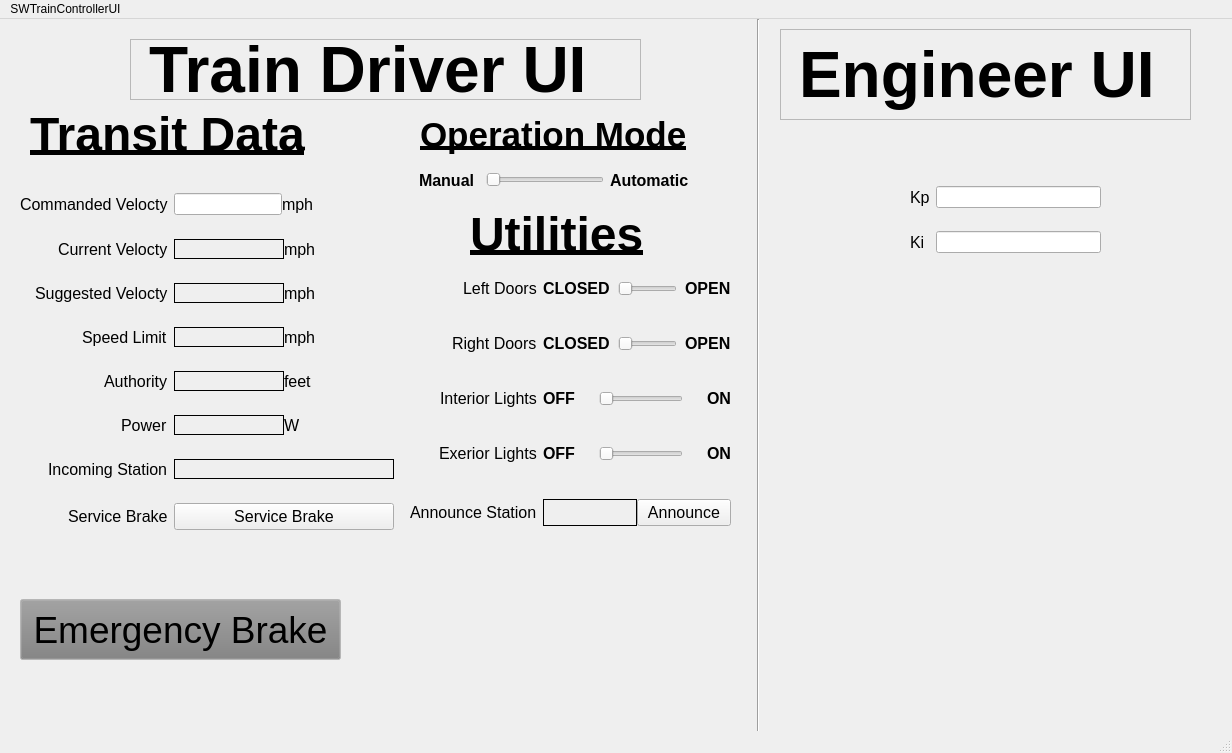
<?xml version="1.0" encoding="UTF-8"?>
<ui version="4.0">
 <class>UISWTrainController</class>
 <widget class="QMainWindow" name="UISWTrainController">
  <property name="geometry">
   <rect>
    <x>0</x>
    <y>0</y>
    <width>1232</width>
    <height>753</height>
   </rect>
  </property>
  <property name="windowTitle">
   <string>UISWTrainController</string>
  </property>
  <widget class="QWidget" name="centralwidget">
   <widget class="QWidget" name="formLayoutWidget">
    <property name="geometry">
     <rect>
      <x>20</x>
      <y>174</y>
      <width>374</width>
      <height>371</height>
     </rect>
    </property>
    <layout class="QFormLayout" name="formLayout">
     <property name="labelAlignment">
      <set>Qt::AlignRight|Qt::AlignTrailing|Qt::AlignVCenter</set>
     </property>
     <property name="horizontalSpacing">
      <number>6</number>
     </property>
     <property name="verticalSpacing">
      <number>24</number>
     </property>
     <property name="leftMargin">
      <number>0</number>
     </property>
     <property name="topMargin">
      <number>0</number>
     </property>
     <property name="rightMargin">
      <number>0</number>
     </property>
     <property name="bottomMargin">
      <number>0</number>
     </property>
     <item row="0" column="0">
      <widget class="QLabel" name="commandedVelocityLabel">
       <property name="font">
        <font>
         <pointsize>12</pointsize>
        </font>
       </property>
       <property name="text">
        <string>Commanded Velocty</string>
       </property>
      </widget>
     </item>
     <item row="0" column="1">
      <layout class="QHBoxLayout" name="horizontalLayout">
       <property name="spacing">
        <number>0</number>
       </property>
       <property name="rightMargin">
        <number>80</number>
       </property>
       <item>
        <widget class="QLineEdit" name="commandeVelocity">
         <property name="text">
          <string/>
         </property>
        </widget>
       </item>
       <item>
        <widget class="QLabel" name="label">
         <property name="font">
          <font>
           <pointsize>12</pointsize>
          </font>
         </property>
         <property name="text">
          <string>mph</string>
         </property>
        </widget>
       </item>
      </layout>
     </item>
     <item row="1" column="0">
      <widget class="QLabel" name="currentyVelcotyLabel">
       <property name="font">
        <font>
         <pointsize>12</pointsize>
        </font>
       </property>
       <property name="text">
        <string>Current Velocty</string>
       </property>
      </widget>
     </item>
     <item row="1" column="1">
      <layout class="QHBoxLayout" name="horizontalLayout_2">
       <item>
        <widget class="QLabel" name="currentVelocity">
         <property name="font">
          <font>
           <pointsize>12</pointsize>
          </font>
         </property>
         <property name="frameShape">
          <enum>QFrame::Box</enum>
         </property>
         <property name="text">
          <string/>
         </property>
        </widget>
       </item>
       <item>
        <widget class="QLabel" name="label_2">
         <property name="font">
          <font>
           <pointsize>12</pointsize>
          </font>
         </property>
         <property name="text">
          <string>mph</string>
         </property>
        </widget>
       </item>
      </layout>
     </item>
     <item row="2" column="0">
      <widget class="QLabel" name="suggestedVelocityLabel">
       <property name="font">
        <font>
         <pointsize>12</pointsize>
        </font>
       </property>
       <property name="text">
        <string>Suggested Velocty</string>
       </property>
      </widget>
     </item>
     <item row="2" column="1">
      <layout class="QHBoxLayout" name="horizontalLayout_3">
       <item>
        <widget class="QLabel" name="suggestedVelocity">
         <property name="font">
          <font>
           <pointsize>12</pointsize>
          </font>
         </property>
         <property name="frameShape">
          <enum>QFrame::Box</enum>
         </property>
         <property name="text">
          <string/>
         </property>
        </widget>
       </item>
       <item>
        <widget class="QLabel" name="label_3">
         <property name="font">
          <font>
           <pointsize>12</pointsize>
          </font>
         </property>
         <property name="text">
          <string>mph</string>
         </property>
        </widget>
       </item>
      </layout>
     </item>
     <item row="3" column="0">
      <widget class="QLabel" name="speedLimitLabel">
       <property name="font">
        <font>
         <pointsize>12</pointsize>
        </font>
       </property>
       <property name="text">
        <string>Speed Limit</string>
       </property>
      </widget>
     </item>
     <item row="3" column="1">
      <layout class="QHBoxLayout" name="horizontalLayout_4">
       <item>
        <widget class="QLabel" name="speedLimit">
         <property name="font">
          <font>
           <pointsize>12</pointsize>
          </font>
         </property>
         <property name="frameShape">
          <enum>QFrame::Box</enum>
         </property>
         <property name="text">
          <string/>
         </property>
        </widget>
       </item>
       <item>
        <widget class="QLabel" name="label_4">
         <property name="font">
          <font>
           <pointsize>12</pointsize>
          </font>
         </property>
         <property name="text">
          <string>mph</string>
         </property>
        </widget>
       </item>
      </layout>
     </item>
     <item row="4" column="0">
      <widget class="QLabel" name="authorityLabel">
       <property name="font">
        <font>
         <pointsize>12</pointsize>
        </font>
       </property>
       <property name="text">
        <string>Authority</string>
       </property>
      </widget>
     </item>
     <item row="5" column="0">
      <widget class="QLabel" name="beaconLabel">
       <property name="font">
        <font>
         <pointsize>12</pointsize>
        </font>
       </property>
       <property name="text">
        <string>Power</string>
       </property>
      </widget>
     </item>
     <item row="6" column="0">
      <widget class="QLabel" name="incomingStationLabel">
       <property name="font">
        <font>
         <pointsize>12</pointsize>
        </font>
       </property>
       <property name="text">
        <string>Incoming Station</string>
       </property>
      </widget>
     </item>
     <item row="6" column="1">
      <widget class="QLabel" name="incomingStation">
       <property name="font">
        <font>
         <pointsize>12</pointsize>
        </font>
       </property>
       <property name="frameShape">
        <enum>QFrame::Box</enum>
       </property>
       <property name="text">
        <string/>
       </property>
      </widget>
     </item>
     <item row="7" column="0">
      <widget class="QLabel" name="serviceBrakeLabel">
       <property name="font">
        <font>
         <pointsize>12</pointsize>
        </font>
       </property>
       <property name="text">
        <string>Service Brake</string>
       </property>
      </widget>
     </item>
     <item row="7" column="1">
      <widget class="QPushButton" name="serviceBrake">
       <property name="font">
        <font>
         <pointsize>12</pointsize>
        </font>
       </property>
       <property name="text">
        <string>Service Brake</string>
       </property>
      </widget>
     </item>
     <item row="4" column="1">
      <layout class="QHBoxLayout" name="horizontalLayout_5">
       <item>
        <widget class="QLabel" name="authority">
         <property name="font">
          <font>
           <pointsize>12</pointsize>
          </font>
         </property>
         <property name="frameShape">
          <enum>QFrame::Box</enum>
         </property>
         <property name="text">
          <string/>
         </property>
        </widget>
       </item>
       <item>
        <widget class="QLabel" name="label_5">
         <property name="font">
          <font>
           <pointsize>12</pointsize>
          </font>
         </property>
         <property name="text">
          <string>feet</string>
         </property>
        </widget>
       </item>
      </layout>
     </item>
     <item row="5" column="1">
      <layout class="QHBoxLayout" name="horizontalLayout_13">
       <item>
        <widget class="QLabel" name="power">
         <property name="font">
          <font>
           <pointsize>12</pointsize>
          </font>
         </property>
         <property name="frameShape">
          <enum>QFrame::Box</enum>
         </property>
         <property name="text">
          <string/>
         </property>
        </widget>
       </item>
       <item>
        <widget class="QLabel" name="label_16">
         <property name="font">
          <font>
           <pointsize>12</pointsize>
          </font>
         </property>
         <property name="text">
          <string>W</string>
         </property>
        </widget>
       </item>
      </layout>
     </item>
    </layout>
   </widget>
   <widget class="QPushButton" name="driverEmergencyBrake">
    <property name="geometry">
     <rect>
      <x>20</x>
      <y>580</y>
      <width>321</width>
      <height>61</height>
     </rect>
    </property>
    <property name="palette">
     <palette>
      <active>
       <colorrole role="WindowText">
        <brush brushstyle="SolidPattern">
         <color alpha="255">
          <red>0</red>
          <green>0</green>
          <blue>0</blue>
         </color>
        </brush>
       </colorrole>
       <colorrole role="Button">
        <brush brushstyle="SolidPattern">
         <color alpha="255">
          <red>170</red>
          <green>0</green>
          <blue>0</blue>
         </color>
        </brush>
       </colorrole>
       <colorrole role="Light">
        <brush brushstyle="SolidPattern">
         <color alpha="255">
          <red>255</red>
          <green>255</green>
          <blue>255</blue>
         </color>
        </brush>
       </colorrole>
       <colorrole role="Midlight">
        <brush brushstyle="SolidPattern">
         <color alpha="255">
          <red>255</red>
          <green>255</green>
          <blue>255</blue>
         </color>
        </brush>
       </colorrole>
       <colorrole role="Dark">
        <brush brushstyle="SolidPattern">
         <color alpha="255">
          <red>127</red>
          <green>127</green>
          <blue>127</blue>
         </color>
        </brush>
       </colorrole>
       <colorrole role="Mid">
        <brush brushstyle="SolidPattern">
         <color alpha="255">
          <red>170</red>
          <green>170</green>
          <blue>170</blue>
         </color>
        </brush>
       </colorrole>
       <colorrole role="Text">
        <brush brushstyle="SolidPattern">
         <color alpha="255">
          <red>0</red>
          <green>0</green>
          <blue>0</blue>
         </color>
        </brush>
       </colorrole>
       <colorrole role="BrightText">
        <brush brushstyle="SolidPattern">
         <color alpha="255">
          <red>255</red>
          <green>255</green>
          <blue>255</blue>
         </color>
        </brush>
       </colorrole>
       <colorrole role="ButtonText">
        <brush brushstyle="SolidPattern">
         <color alpha="255">
          <red>0</red>
          <green>0</green>
          <blue>0</blue>
         </color>
        </brush>
       </colorrole>
       <colorrole role="Base">
        <brush brushstyle="SolidPattern">
         <color alpha="255">
          <red>255</red>
          <green>255</green>
          <blue>255</blue>
         </color>
        </brush>
       </colorrole>
       <colorrole role="Window">
        <brush brushstyle="SolidPattern">
         <color alpha="255">
          <red>255</red>
          <green>255</green>
          <blue>255</blue>
         </color>
        </brush>
       </colorrole>
       <colorrole role="Shadow">
        <brush brushstyle="SolidPattern">
         <color alpha="255">
          <red>0</red>
          <green>0</green>
          <blue>0</blue>
         </color>
        </brush>
       </colorrole>
       <colorrole role="AlternateBase">
        <brush brushstyle="SolidPattern">
         <color alpha="255">
          <red>255</red>
          <green>255</green>
          <blue>255</blue>
         </color>
        </brush>
       </colorrole>
       <colorrole role="ToolTipBase">
        <brush brushstyle="SolidPattern">
         <color alpha="255">
          <red>255</red>
          <green>255</green>
          <blue>220</blue>
         </color>
        </brush>
       </colorrole>
       <colorrole role="ToolTipText">
        <brush brushstyle="SolidPattern">
         <color alpha="255">
          <red>0</red>
          <green>0</green>
          <blue>0</blue>
         </color>
        </brush>
       </colorrole>
       <colorrole role="PlaceholderText">
        <brush brushstyle="SolidPattern">
         <color alpha="128">
          <red>0</red>
          <green>0</green>
          <blue>0</blue>
         </color>
        </brush>
       </colorrole>
      </active>
      <inactive>
       <colorrole role="WindowText">
        <brush brushstyle="SolidPattern">
         <color alpha="255">
          <red>0</red>
          <green>0</green>
          <blue>0</blue>
         </color>
        </brush>
       </colorrole>
       <colorrole role="Button">
        <brush brushstyle="SolidPattern">
         <color alpha="255">
          <red>127</red>
          <green>127</green>
          <blue>127</blue>
         </color>
        </brush>
       </colorrole>
       <colorrole role="Light">
        <brush brushstyle="SolidPattern">
         <color alpha="255">
          <red>255</red>
          <green>255</green>
          <blue>255</blue>
         </color>
        </brush>
       </colorrole>
       <colorrole role="Midlight">
        <brush brushstyle="SolidPattern">
         <color alpha="255">
          <red>255</red>
          <green>255</green>
          <blue>255</blue>
         </color>
        </brush>
       </colorrole>
       <colorrole role="Dark">
        <brush brushstyle="SolidPattern">
         <color alpha="255">
          <red>127</red>
          <green>127</green>
          <blue>127</blue>
         </color>
        </brush>
       </colorrole>
       <colorrole role="Mid">
        <brush brushstyle="SolidPattern">
         <color alpha="255">
          <red>170</red>
          <green>170</green>
          <blue>170</blue>
         </color>
        </brush>
       </colorrole>
       <colorrole role="Text">
        <brush brushstyle="SolidPattern">
         <color alpha="255">
          <red>0</red>
          <green>0</green>
          <blue>0</blue>
         </color>
        </brush>
       </colorrole>
       <colorrole role="BrightText">
        <brush brushstyle="SolidPattern">
         <color alpha="255">
          <red>255</red>
          <green>255</green>
          <blue>255</blue>
         </color>
        </brush>
       </colorrole>
       <colorrole role="ButtonText">
        <brush brushstyle="SolidPattern">
         <color alpha="255">
          <red>0</red>
          <green>0</green>
          <blue>0</blue>
         </color>
        </brush>
       </colorrole>
       <colorrole role="Base">
        <brush brushstyle="SolidPattern">
         <color alpha="255">
          <red>255</red>
          <green>255</green>
          <blue>255</blue>
         </color>
        </brush>
       </colorrole>
       <colorrole role="Window">
        <brush brushstyle="SolidPattern">
         <color alpha="255">
          <red>255</red>
          <green>255</green>
          <blue>255</blue>
         </color>
        </brush>
       </colorrole>
       <colorrole role="Shadow">
        <brush brushstyle="SolidPattern">
         <color alpha="255">
          <red>0</red>
          <green>0</green>
          <blue>0</blue>
         </color>
        </brush>
       </colorrole>
       <colorrole role="AlternateBase">
        <brush brushstyle="SolidPattern">
         <color alpha="255">
          <red>255</red>
          <green>255</green>
          <blue>255</blue>
         </color>
        </brush>
       </colorrole>
       <colorrole role="ToolTipBase">
        <brush brushstyle="SolidPattern">
         <color alpha="255">
          <red>255</red>
          <green>255</green>
          <blue>220</blue>
         </color>
        </brush>
       </colorrole>
       <colorrole role="ToolTipText">
        <brush brushstyle="SolidPattern">
         <color alpha="255">
          <red>0</red>
          <green>0</green>
          <blue>0</blue>
         </color>
        </brush>
       </colorrole>
       <colorrole role="PlaceholderText">
        <brush brushstyle="SolidPattern">
         <color alpha="128">
          <red>0</red>
          <green>0</green>
          <blue>0</blue>
         </color>
        </brush>
       </colorrole>
      </inactive>
      <disabled>
       <colorrole role="WindowText">
        <brush brushstyle="SolidPattern">
         <color alpha="255">
          <red>127</red>
          <green>127</green>
          <blue>127</blue>
         </color>
        </brush>
       </colorrole>
       <colorrole role="Button">
        <brush brushstyle="SolidPattern">
         <color alpha="255">
          <red>244</red>
          <green>244</green>
          <blue>244</blue>
         </color>
        </brush>
       </colorrole>
       <colorrole role="Light">
        <brush brushstyle="SolidPattern">
         <color alpha="255">
          <red>255</red>
          <green>255</green>
          <blue>255</blue>
         </color>
        </brush>
       </colorrole>
       <colorrole role="Midlight">
        <brush brushstyle="SolidPattern">
         <color alpha="255">
          <red>255</red>
          <green>255</green>
          <blue>255</blue>
         </color>
        </brush>
       </colorrole>
       <colorrole role="Dark">
        <brush brushstyle="SolidPattern">
         <color alpha="255">
          <red>127</red>
          <green>127</green>
          <blue>127</blue>
         </color>
        </brush>
       </colorrole>
       <colorrole role="Mid">
        <brush brushstyle="SolidPattern">
         <color alpha="255">
          <red>170</red>
          <green>170</green>
          <blue>170</blue>
         </color>
        </brush>
       </colorrole>
       <colorrole role="Text">
        <brush brushstyle="SolidPattern">
         <color alpha="255">
          <red>127</red>
          <green>127</green>
          <blue>127</blue>
         </color>
        </brush>
       </colorrole>
       <colorrole role="BrightText">
        <brush brushstyle="SolidPattern">
         <color alpha="255">
          <red>255</red>
          <green>255</green>
          <blue>255</blue>
         </color>
        </brush>
       </colorrole>
       <colorrole role="ButtonText">
        <brush brushstyle="SolidPattern">
         <color alpha="255">
          <red>127</red>
          <green>127</green>
          <blue>127</blue>
         </color>
        </brush>
       </colorrole>
       <colorrole role="Base">
        <brush brushstyle="SolidPattern">
         <color alpha="255">
          <red>255</red>
          <green>255</green>
          <blue>255</blue>
         </color>
        </brush>
       </colorrole>
       <colorrole role="Window">
        <brush brushstyle="SolidPattern">
         <color alpha="255">
          <red>255</red>
          <green>255</green>
          <blue>255</blue>
         </color>
        </brush>
       </colorrole>
       <colorrole role="Shadow">
        <brush brushstyle="SolidPattern">
         <color alpha="255">
          <red>0</red>
          <green>0</green>
          <blue>0</blue>
         </color>
        </brush>
       </colorrole>
       <colorrole role="AlternateBase">
        <brush brushstyle="SolidPattern">
         <color alpha="255">
          <red>255</red>
          <green>255</green>
          <blue>255</blue>
         </color>
        </brush>
       </colorrole>
       <colorrole role="ToolTipBase">
        <brush brushstyle="SolidPattern">
         <color alpha="255">
          <red>255</red>
          <green>255</green>
          <blue>220</blue>
         </color>
        </brush>
       </colorrole>
       <colorrole role="ToolTipText">
        <brush brushstyle="SolidPattern">
         <color alpha="255">
          <red>0</red>
          <green>0</green>
          <blue>0</blue>
         </color>
        </brush>
       </colorrole>
       <colorrole role="PlaceholderText">
        <brush brushstyle="SolidPattern">
         <color alpha="128">
          <red>0</red>
          <green>0</green>
          <blue>0</blue>
         </color>
        </brush>
       </colorrole>
      </disabled>
     </palette>
    </property>
    <property name="font">
     <font>
      <pointsize>28</pointsize>
     </font>
    </property>
    <property name="acceptDrops">
     <bool>false</bool>
    </property>
    <property name="autoFillBackground">
     <bool>false</bool>
    </property>
    <property name="text">
     <string>Emergency Brake</string>
    </property>
    <property name="checkable">
     <bool>false</bool>
    </property>
   </widget>
   <widget class="QWidget" name="formLayoutWidget_2">
    <property name="geometry">
     <rect>
      <x>410</x>
      <y>260</y>
      <width>321</width>
      <height>305</height>
     </rect>
    </property>
    <layout class="QFormLayout" name="formLayout_2">
     <property name="labelAlignment">
      <set>Qt::AlignRight|Qt::AlignTrailing|Qt::AlignVCenter</set>
     </property>
     <property name="horizontalSpacing">
      <number>6</number>
     </property>
     <property name="verticalSpacing">
      <number>36</number>
     </property>
     <property name="leftMargin">
      <number>0</number>
     </property>
     <property name="topMargin">
      <number>0</number>
     </property>
     <property name="rightMargin">
      <number>0</number>
     </property>
     <property name="bottomMargin">
      <number>0</number>
     </property>
     <item row="0" column="0">
      <widget class="QLabel" name="commandedVelocityLabel_2">
       <property name="font">
        <font>
         <pointsize>12</pointsize>
        </font>
       </property>
       <property name="text">
        <string>Left Doors</string>
       </property>
      </widget>
     </item>
     <item row="0" column="1">
      <layout class="QHBoxLayout" name="horizontalLayout_6">
       <property name="spacing">
        <number>8</number>
       </property>
       <item>
        <widget class="QLabel" name="label_6">
         <property name="font">
          <font>
           <pointsize>12</pointsize>
           <weight>75</weight>
           <bold>true</bold>
          </font>
         </property>
         <property name="text">
          <string>CLOSED</string>
         </property>
        </widget>
       </item>
       <item>
        <widget class="QSlider" name="leftDoors">
         <property name="font">
          <font>
           <pointsize>12</pointsize>
          </font>
         </property>
         <property name="autoFillBackground">
          <bool>false</bool>
         </property>
         <property name="maximum">
          <number>1</number>
         </property>
         <property name="pageStep">
          <number>1</number>
         </property>
         <property name="orientation">
          <enum>Qt::Horizontal</enum>
         </property>
        </widget>
       </item>
       <item>
        <widget class="QLabel" name="label_8">
         <property name="font">
          <font>
           <pointsize>12</pointsize>
           <weight>75</weight>
           <bold>true</bold>
          </font>
         </property>
         <property name="text">
          <string>OPEN</string>
         </property>
        </widget>
       </item>
      </layout>
     </item>
     <item row="1" column="0">
      <widget class="QLabel" name="currentyVelcotyLabel_2">
       <property name="font">
        <font>
         <pointsize>12</pointsize>
        </font>
       </property>
       <property name="text">
        <string>Right Doors</string>
       </property>
      </widget>
     </item>
     <item row="1" column="1">
      <layout class="QHBoxLayout" name="horizontalLayout_7">
       <property name="spacing">
        <number>8</number>
       </property>
       <item>
        <widget class="QLabel" name="label_7">
         <property name="font">
          <font>
           <pointsize>12</pointsize>
           <weight>75</weight>
           <bold>true</bold>
          </font>
         </property>
         <property name="text">
          <string>CLOSED</string>
         </property>
        </widget>
       </item>
       <item>
        <widget class="QSlider" name="rightDoors">
         <property name="font">
          <font>
           <pointsize>12</pointsize>
          </font>
         </property>
         <property name="autoFillBackground">
          <bool>false</bool>
         </property>
         <property name="maximum">
          <number>1</number>
         </property>
         <property name="pageStep">
          <number>1</number>
         </property>
         <property name="orientation">
          <enum>Qt::Horizontal</enum>
         </property>
        </widget>
       </item>
       <item>
        <widget class="QLabel" name="label_9">
         <property name="font">
          <font>
           <pointsize>12</pointsize>
           <weight>75</weight>
           <bold>true</bold>
          </font>
         </property>
         <property name="text">
          <string>OPEN</string>
         </property>
        </widget>
       </item>
      </layout>
     </item>
     <item row="2" column="0">
      <widget class="QLabel" name="suggestedVelocityLabel_2">
       <property name="font">
        <font>
         <pointsize>12</pointsize>
        </font>
       </property>
       <property name="text">
        <string>Interior Lights</string>
       </property>
      </widget>
     </item>
     <item row="2" column="1">
      <layout class="QHBoxLayout" name="horizontalLayout_8">
       <item>
        <layout class="QHBoxLayout" name="horizontalLayout_9">
         <property name="spacing">
          <number>24</number>
         </property>
         <item>
          <widget class="QLabel" name="label_10">
           <property name="font">
            <font>
             <pointsize>12</pointsize>
             <weight>75</weight>
             <bold>true</bold>
            </font>
           </property>
           <property name="text">
            <string>OFF</string>
           </property>
          </widget>
         </item>
         <item>
          <widget class="QSlider" name="interiorLights">
           <property name="font">
            <font>
             <pointsize>12</pointsize>
            </font>
           </property>
           <property name="autoFillBackground">
            <bool>false</bool>
           </property>
           <property name="maximum">
            <number>1</number>
           </property>
           <property name="pageStep">
            <number>1</number>
           </property>
           <property name="orientation">
            <enum>Qt::Horizontal</enum>
           </property>
          </widget>
         </item>
         <item>
          <widget class="QLabel" name="label_11">
           <property name="font">
            <font>
             <pointsize>12</pointsize>
             <weight>75</weight>
             <bold>true</bold>
            </font>
           </property>
           <property name="text">
            <string>ON</string>
           </property>
          </widget>
         </item>
        </layout>
       </item>
      </layout>
     </item>
     <item row="3" column="0">
      <widget class="QLabel" name="speedLimitLabel_2">
       <property name="font">
        <font>
         <pointsize>12</pointsize>
        </font>
       </property>
       <property name="text">
        <string>Exerior Lights</string>
       </property>
      </widget>
     </item>
     <item row="3" column="1">
      <layout class="QHBoxLayout" name="horizontalLayout_10">
       <property name="spacing">
        <number>24</number>
       </property>
       <item>
        <widget class="QLabel" name="label_12">
         <property name="font">
          <font>
           <pointsize>12</pointsize>
           <weight>75</weight>
           <bold>true</bold>
          </font>
         </property>
         <property name="text">
          <string>OFF</string>
         </property>
        </widget>
       </item>
       <item>
        <widget class="QSlider" name="exteriorLights">
         <property name="font">
          <font>
           <pointsize>12</pointsize>
          </font>
         </property>
         <property name="autoFillBackground">
          <bool>false</bool>
         </property>
         <property name="maximum">
          <number>1</number>
         </property>
         <property name="pageStep">
          <number>1</number>
         </property>
         <property name="orientation">
          <enum>Qt::Horizontal</enum>
         </property>
        </widget>
       </item>
       <item>
        <widget class="QLabel" name="label_13">
         <property name="font">
          <font>
           <pointsize>12</pointsize>
           <weight>75</weight>
           <bold>true</bold>
          </font>
         </property>
         <property name="text">
          <string>ON</string>
         </property>
        </widget>
       </item>
      </layout>
     </item>
     <item row="4" column="1">
      <layout class="QHBoxLayout" name="horizontalLayout_11">
       <item>
        <widget class="QLabel" name="nxtStation">
         <property name="font">
          <font>
           <pointsize>12</pointsize>
          </font>
         </property>
         <property name="frameShape">
          <enum>QFrame::Box</enum>
         </property>
         <property name="text">
          <string/>
         </property>
        </widget>
       </item>
       <item>
        <widget class="QPushButton" name="announceStation">
         <property name="font">
          <font>
           <pointsize>12</pointsize>
          </font>
         </property>
         <property name="text">
          <string>Announce</string>
         </property>
        </widget>
       </item>
      </layout>
     </item>
     <item row="4" column="0">
      <widget class="QLabel" name="beaconLabel_2">
       <property name="font">
        <font>
         <pointsize>12</pointsize>
        </font>
       </property>
       <property name="text">
        <string>Announce Station</string>
       </property>
      </widget>
     </item>
    </layout>
   </widget>
   <widget class="QLabel" name="label_24">
    <property name="geometry">
     <rect>
      <x>30</x>
      <y>90</y>
      <width>301</width>
      <height>51</height>
     </rect>
    </property>
    <property name="font">
     <font>
      <pointsize>36</pointsize>
      <weight>75</weight>
      <bold>true</bold>
      <underline>true</underline>
     </font>
    </property>
    <property name="text">
     <string>Transit Data</string>
    </property>
   </widget>
   <widget class="QLabel" name="label_25">
    <property name="geometry">
     <rect>
      <x>470</x>
      <y>190</y>
      <width>191</width>
      <height>51</height>
     </rect>
    </property>
    <property name="font">
     <font>
      <pointsize>36</pointsize>
      <weight>75</weight>
      <bold>true</bold>
      <underline>true</underline>
     </font>
    </property>
    <property name="text">
     <string>Utilities</string>
    </property>
   </widget>
   <widget class="Line" name="line_2">
    <property name="geometry">
     <rect>
      <x>750</x>
      <y>0</y>
      <width>16</width>
      <height>751</height>
     </rect>
    </property>
    <property name="orientation">
     <enum>Qt::Vertical</enum>
    </property>
   </widget>
   <widget class="QLabel" name="label_36">
    <property name="geometry">
     <rect>
      <x>419</x>
      <y>150</y>
      <width>61</width>
      <height>22</height>
     </rect>
    </property>
    <property name="font">
     <font>
      <pointsize>12</pointsize>
      <weight>75</weight>
      <bold>true</bold>
     </font>
    </property>
    <property name="text">
     <string>Manual</string>
    </property>
   </widget>
   <widget class="QLabel" name="label_37">
    <property name="geometry">
     <rect>
      <x>610</x>
      <y>150</y>
      <width>101</width>
      <height>22</height>
     </rect>
    </property>
    <property name="font">
     <font>
      <pointsize>12</pointsize>
      <weight>75</weight>
      <bold>true</bold>
     </font>
    </property>
    <property name="text">
     <string>Automatic</string>
    </property>
   </widget>
   <widget class="QSlider" name="modeswitch">
    <property name="geometry">
     <rect>
      <x>486</x>
      <y>150</y>
      <width>118</width>
      <height>22</height>
     </rect>
    </property>
    <property name="font">
     <font>
      <pointsize>12</pointsize>
     </font>
    </property>
    <property name="autoFillBackground">
     <bool>false</bool>
    </property>
    <property name="maximum">
     <number>1</number>
    </property>
    <property name="pageStep">
     <number>1</number>
    </property>
    <property name="orientation">
     <enum>Qt::Horizontal</enum>
    </property>
   </widget>
   <widget class="QLabel" name="label_38">
    <property name="geometry">
     <rect>
      <x>420</x>
      <y>90</y>
      <width>281</width>
      <height>51</height>
     </rect>
    </property>
    <property name="font">
     <font>
      <pointsize>26</pointsize>
      <weight>75</weight>
      <bold>true</bold>
      <underline>true</underline>
     </font>
    </property>
    <property name="text">
     <string>Operation Mode</string>
    </property>
   </widget>
   <widget class="QLabel" name="label_39">
    <property name="geometry">
     <rect>
      <x>130</x>
      <y>20</y>
      <width>511</width>
      <height>61</height>
     </rect>
    </property>
    <property name="font">
     <font>
      <pointsize>48</pointsize>
      <weight>75</weight>
      <bold>true</bold>
      <underline>false</underline>
     </font>
    </property>
    <property name="frameShape">
     <enum>QFrame::StyledPanel</enum>
    </property>
    <property name="frameShadow">
     <enum>QFrame::Raised</enum>
    </property>
    <property name="text">
     <string>Train Driver UI</string>
    </property>
   </widget>
   <widget class="QLabel" name="label_40">
    <property name="geometry">
     <rect>
      <x>780</x>
      <y>10</y>
      <width>411</width>
      <height>91</height>
     </rect>
    </property>
    <property name="font">
     <font>
      <pointsize>48</pointsize>
      <weight>75</weight>
      <bold>true</bold>
      <underline>false</underline>
     </font>
    </property>
    <property name="autoFillBackground">
     <bool>true</bool>
    </property>
    <property name="frameShape">
     <enum>QFrame::StyledPanel</enum>
    </property>
    <property name="frameShadow">
     <enum>QFrame::Raised</enum>
    </property>
    <property name="text">
     <string>Engineer UI</string>
    </property>
   </widget>
   <widget class="QWidget" name="gridLayoutWidget">
    <property name="geometry">
     <rect>
      <x>910</x>
      <y>150</y>
      <width>191</width>
      <height>101</height>
     </rect>
    </property>
    <layout class="QGridLayout" name="gridLayout">
     <item row="0" column="1">
      <widget class="QLineEdit" name="kp">
       <property name="text">
        <string/>
       </property>
      </widget>
     </item>
     <item row="1" column="0">
      <widget class="QLabel" name="label_28">
       <property name="font">
        <font>
         <pointsize>12</pointsize>
        </font>
       </property>
       <property name="text">
        <string>Ki</string>
       </property>
      </widget>
     </item>
     <item row="1" column="1">
      <widget class="QLineEdit" name="ki">
       <property name="text">
        <string/>
       </property>
      </widget>
     </item>
     <item row="0" column="0">
      <widget class="QLabel" name="label_27">
       <property name="font">
        <font>
         <pointsize>12</pointsize>
        </font>
       </property>
       <property name="text">
        <string>Kp</string>
       </property>
      </widget>
     </item>
    </layout>
   </widget>
  </widget>
  <widget class="QMenuBar" name="menubar">
   <property name="geometry">
    <rect>
     <x>0</x>
     <y>0</y>
     <width>1232</width>
     <height>21</height>
    </rect>
   </property>
   <widget class="QMenu" name="menuSWTrainControllerUI">
    <property name="title">
     <string>SWTrainControllerUI</string>
    </property>
   </widget>
   <addaction name="menuSWTrainControllerUI"/>
  </widget>
  <widget class="QStatusBar" name="statusbar"/>
 </widget>
 <resources/>
 <connections/>
</ui>
